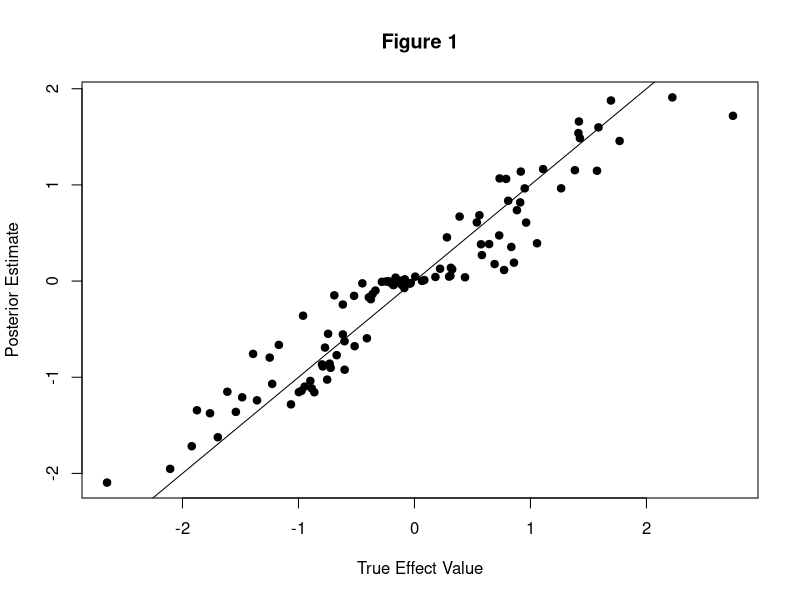
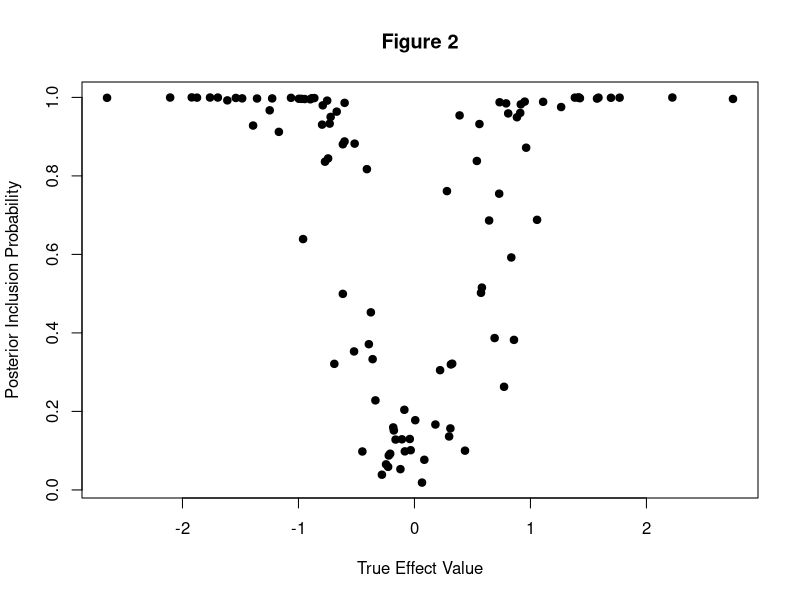
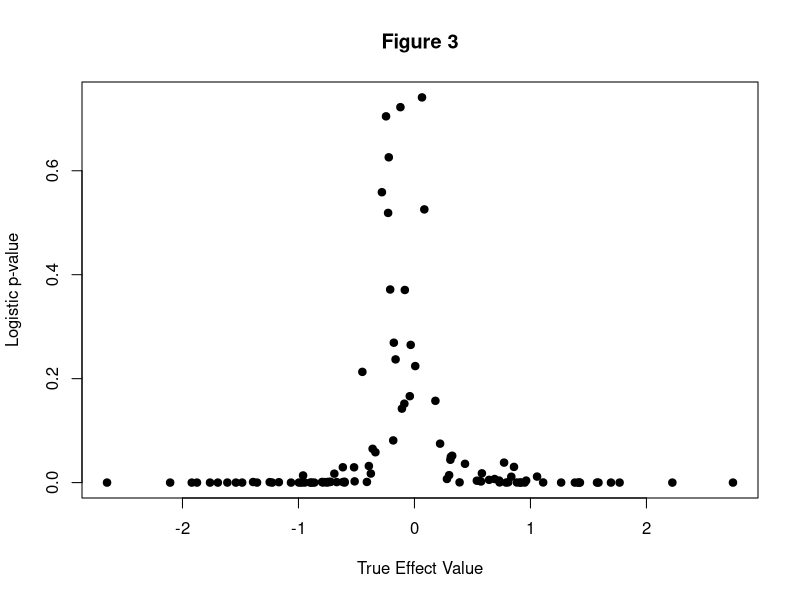
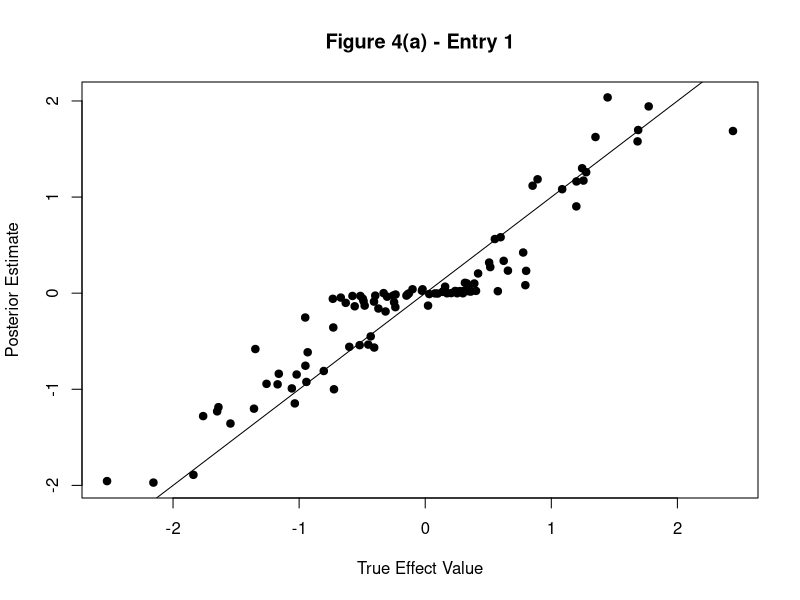
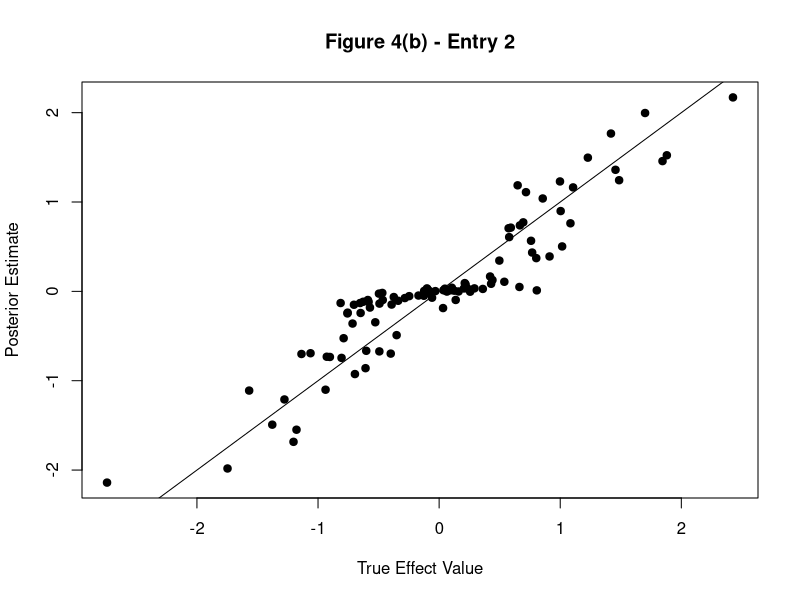
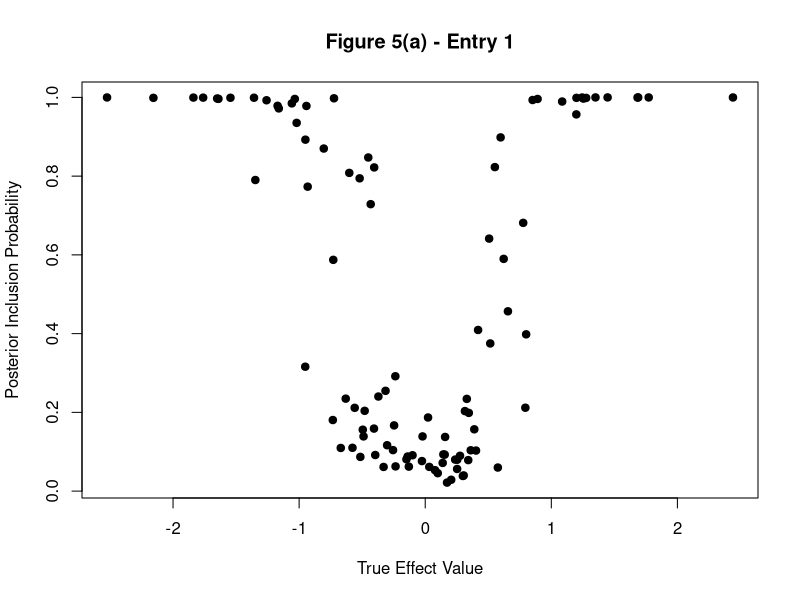
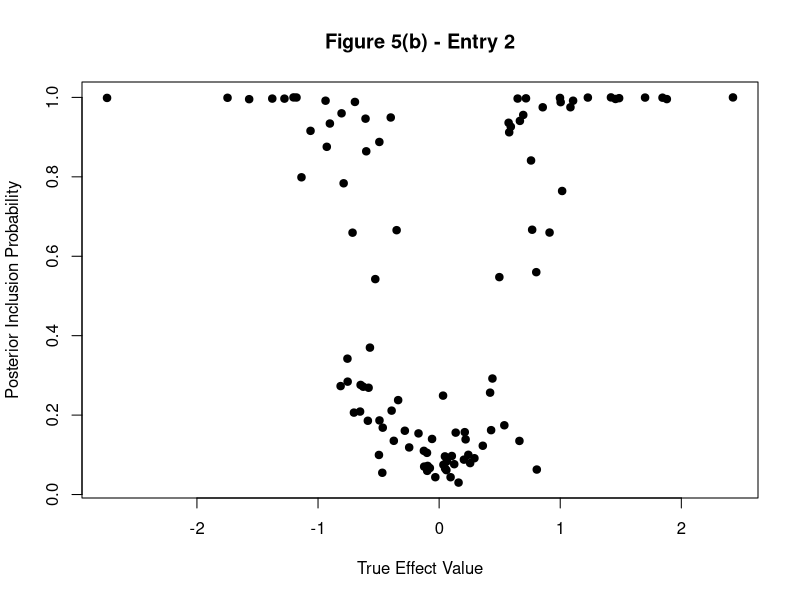
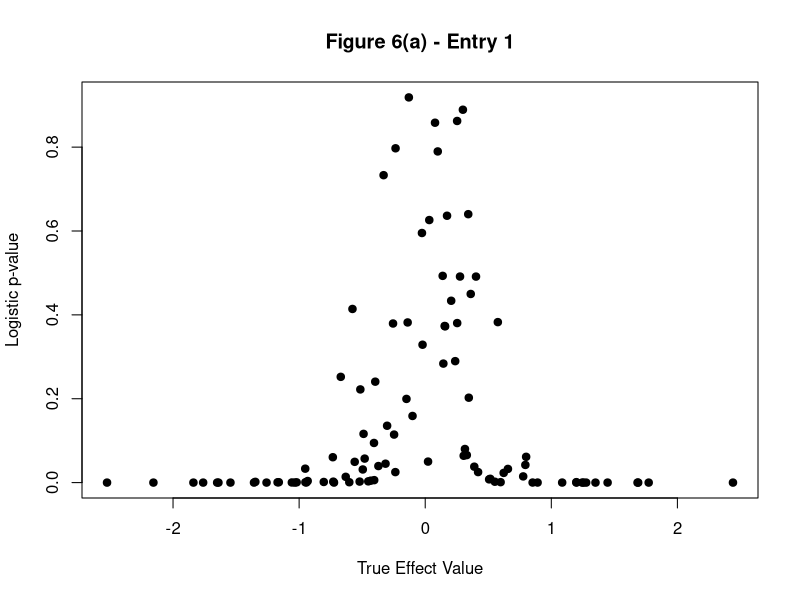

Here is the R script that generated these plots, in order: (Note: this script raises an error after producing the figures.)
## ---- chunk 1
knitr::opts_chunk$set(echo = T, error = T, warning = T, message = F, fig.align = 'center')
## ---- chunk 2
### NOTE: This is basic code, and I did not attempt to mirror the level of numerical sophistication in the susie functions
### If this idea is worth pursuing further, then this code can be improved

susie_logistic = function(Y, X, L = 10, V = 1, prior_weights = NULL, tol = 1e-3, maxit = 1000, intercept = TRUE) {
  
  p = ncol(X)
  n = nrow(X)
  
  # place to store posterior info for each l = 1, ..., L
  post_alpha = matrix(NA, nrow = p, ncol = L)
  post_mu = matrix(NA, nrow = p, ncol = L)
  post_sigma = matrix(NA, nrow = p, ncol = L)
  post_info = list(post_alpha = post_alpha, post_mu = post_mu, post_sigma = post_sigma)

  beta_post_init = matrix(Inf, nrow = p, ncol = L) # initialize
  beta_post_init2 = beta_post_init
  beta_post = matrix(0, nrow = p, ncol = L)
  
  fixed = rep(0, n) # fixed portion, estimated from l' != l other SER models
  
  iter = 0
  while((norm(beta_post - beta_post_init, "1") > tol) & (norm(beta_post - beta_post_init2, "1") > tol)) { # repeat until posterior means converge (ELBO not calculated here, so use this convergence criterion instead)
    beta_post_init2 = beta_post_init # store from 2 iterations ago
    beta_post_init = beta_post
      
    for (l in 1:L) {
      
      # below is old (inefficient) calculation of the fixed portion
      #fixed = rowSums(X %*% beta_post[, -l]) + int.coef # fixed portion from previous estimates (add intercept portion as well)
      fixed = fixed - (X %*% beta_post[, l]) # remove effect from previous iteration
      
      SER_logistric_l = single_effect_regression_logistic(Y, X, V, prior_weights, FALSE, fixed, intercept)
      # store
      post_info$post_alpha[, l] = SER_logistric_l$alpha
      post_info$post_mu[, l] = SER_logistric_l$mu
      post_info$post_sigma[, l] = SER_logistric_l$mu2 - SER_logistric_l$mu^2
      
      # update beta_post
      beta_post[, l] = SER_logistric_l$alpha * SER_logistric_l$mu
      
      fixed = fixed + (X %*% beta_post[, l]) # add back new fixed portion
      
    }
    
    iter = iter + 1
    if (iter > maxit) {
        stop("Maximum number of iterations reached")
    }
    
  }
  
  return(post_info)
  
}


# SER_logistic function
single_effect_regression_logistic = function(Y, X, V, prior_weights = NULL, optimize_V = FALSE, fixed = NULL, intercept = TRUE) {
  p = ncol(X)
  
  betahat = numeric(p)
  shat2 = numeric(p)
  
  if (is.null(fixed)) { # fixed is components from previous SER fits
    fixed = rep(0, length(Y))
  }
  
  # NOTE: could parallelize loop below if desired
  for (j in 1:p) { # logistic regression on each column of X separately
    if (intercept) {
      log.fit = glm(Y ~ X[, j] + 1 + offset(fixed), family = "binomial") # fit w/ intercept
    } else {
      log.fit = glm(Y ~ X[, j] - 1 + offset(fixed), family = "binomial") # fit w/out intercept
    }
    log.fit.coef = summary(log.fit)$coefficients
    # NOTE: coerces "intercept" to be 0 or 1 to grab relevant row of glm coefficient output
    betahat[j] = ifelse(is.na(log.fit.coef[1 + intercept, 1]), 0, log.fit.coef[1 + intercept, 1]) # beta-hat MLE (if na, just set to 0)
    shat2[j] = ifelse(is.na(log.fit.coef[1 + intercept, 2]), Inf, log.fit.coef[1 + intercept, 2]^2) # (std errof beta-hat MLE)^2 (if na, just set to Inf)
  }
  
  if (is.null(prior_weights)) {
    prior_weights = rep(1 / p, p)
  }
  
  if(optimize_V) {
    stop("Optimizing for prior variance not yet implemented for logistic case")
    #if(loglik.grad(0, betahat, shat2, prior_weights) < 0) {
    #  V = 0
    #} else {
    ##V.o = optim(par=log(V),fn=negloglik.logscale,gr = negloglik.grad.logscale,betahat=betahat,shat2=shat2,prior_weights=prior_weights,method="BFGS")
    ##if(V.o$convergence!=0){
    ##  warning("optimization over prior variance failed to converge")
    ##}
    #  V.u = uniroot(negloglik.grad.logscale, c(-10, 10), extendInt = "upX", betahat = betahat, shat2 = shat2, prior_weights = prior_weights)
    #  V = exp(V.u$root)
    #}
  }
  
  lbf = dnorm(betahat, 0, sqrt(V + shat2), log = TRUE) - dnorm(betahat, 0, sqrt(shat2), log = TRUE)
  #log(bf) on each SNP
  
  lbf[is.infinite(shat2)] = 0 # deal with special case of infinite shat2 (eg happens if X does not vary)
  
  maxlbf = max(lbf)
  w = exp(lbf - maxlbf) # w is proportional to BF, but subtract max for numerical stability
  # posterior prob on each SNP
  w_weighted = w * prior_weights
  weighted_sum_w = sum(w_weighted)
  alpha = w_weighted / weighted_sum_w
  post_var = 1 / ((1 / shat2) + (1 / V)) # posterior variance
  post_mean = (1 / shat2) * post_var * betahat # posterior mean
  post_mean2 = post_var + post_mean^2 # posterior second moment
  # BF for single effect model
  lbf_model = maxlbf + log(weighted_sum_w)
  # NOTE: Need to double check below
  loglik = lbf_model + log(1/2)*length(Y) # loglik of 0/1 response Y under p = .5
  return(list(alpha = alpha, mu = post_mean, mu2 = post_mean2, lbf = lbf, lbf_model = lbf_model, V = V, loglik = loglik))
}
## ---- chunk 3
set.seed(1138)

n = 100
p = 10
L = 1
V = 1
beta_true = rep(0, p)

B = 100
b_1s = numeric(B)
susie.fits.easy = list() # logistic SuSiE fits
logistic.fits.easy = list() # logistic regression fits
for (i in 1:B) {
  beta_true[1] = rnorm(1, 0, sqrt(V))
  b_1s[i] = beta_true[1]
  # make independent N(0, 1) covariates
  X = matrix(rnorm(n * p), nrow = n)
  # make response
  Y = rbinom(n, 1, exp(X %*% beta_true) / (1 + exp(X %*% beta_true)))
  susie.fits.easy[[i]] = susie_logistic(Y, X, L, V)
  logistic.fits.easy[[i]] = glm(Y ~ X, family = "binomial")
}
## ---- chunk 4
plot(sapply(susie.fits.easy, function(x) x$post_alpha[1] * x$post_mu[1]) ~ b_1s, xlab = "True Effect Value", ylab = "Posterior Estimate", main = "Figure 1", pch = 19)
abline(0, 1)

plot(sapply(susie.fits.easy, function(x) x$post_alpha[1]) ~ b_1s, xlab = "True Effect Value", ylab = "Posterior Inclusion Probability", main = "Figure 2", pch = 19)
## ---- chunk 5
plot(sapply(logistic.fits.easy, function(x) summary(x)$coefficients[2, 4]) ~ b_1s, xlab = "True Effect Value", ylab = "Logistic p-value", main = "Figure 3", pch = 19)
## ---- chunk 6
set.seed(1138)

n = 100
p = 10
L = 2
V = 1
beta_true = rep(0, p)

B = 100
b_1s = numeric(B)
b_2s = numeric(B)
susie.fits.easy2 = list() # logistic SuSiE fits
logistic.fits.easy2 = list() # logistic regression fits
for (i in 1:B) {
  beta_true[1] = rnorm(1, 0, sqrt(V))
  beta_true[2] = rnorm(1, 0, sqrt(V))
  b_1s[i] = beta_true[1]
  b_2s[i] = beta_true[2]
  # make independent N(0, 1) covariates
  X = matrix(rnorm(n * p), nrow = n)
  # make response
  Y = rbinom(n, 1, exp(X %*% beta_true) / (1 + exp(X %*% beta_true)))
  susie.fits.easy2[[i]] = susie_logistic(Y, X, L, V, maxit = 1000)
  logistic.fits.easy2[[i]] = glm(Y ~ X, family = "binomial")
}
## ---- chunk 7
#est_b1_max = sapply(susie.fits.easy2, function(x) x$post_alpha[1, which.max(x$post_alpha[1, ]) ]* x$post_mu[1, which.max(x$post_alpha[1, ])])

#est_b2_max = sapply(susie.fits.easy2, function(x) x$post_alpha[2, which.max(x$post_alpha[2, ]) ]* x$post_mu[2, which.max(x$post_alpha[2, ])])

est_alpha1_max = sapply(susie.fits.easy2, function(x) max(x$post_alpha[1, ]))

est_alpha2_max = sapply(susie.fits.easy2, function(x) max(x$post_alpha[2, ]))

est_b = sapply(susie.fits.easy2, function(x) rowSums(x$post_alpha * x$post_mu))

plot(est_b[1, ] ~ b_1s, xlab = "True Effect Value", ylab = "Posterior Estimate", main = "Figure 4(a) - Entry 1", pch = 19)
abline(0, 1)

plot(est_b[2, ] ~ b_2s, xlab = "True Effect Value", ylab = "Posterior Estimate", main = "Figure 4(b) - Entry 2", pch = 19)
abline(0, 1)

plot(est_alpha1_max ~ b_1s, xlab = "True Effect Value", ylab = "Posterior Inclusion Probability", main = "Figure 5(a) - Entry 1", pch = 19)

plot(est_alpha2_max ~ b_2s, xlab = "True Effect Value", ylab = "Posterior Inclusion Probability", main = "Figure 5(b) - Entry 2", pch = 19)
## ---- chunk 8
plot(sapply(logistic.fits.easy2, function(x) summary(x)$coefficients[2, 4]) ~ b_1s, xlab = "True Effect Value", ylab = "Logistic p-value", main = "Figure 6(a) - Entry 1", pch = 19)

plot(sapply(logistic.fits.easy2, function(x) summary(x)$coefficients[3, 4]) ~ b_2s, xlab = "True Effect Value", ylab = "Logistic p-value", main = "Figure 6(b) - Entry 2", pch = 19)
## ---- chunk 9
set.seed(1138)

n = 100
p = 10
L = 2
V = 0.5
beta_true = rep(0, p)

B = 100
b_1s = numeric(B)
b_2s = numeric(B)
susie.fits.easy3 = list() # logistic SuSiE fits
regular.susie.fits.easy3 = list() # regular SuSiE fits
for (i in 1:B) {
  beta_true[1] = rnorm(1, 0, sqrt(V))
  beta_true[2] = rnorm(1, 0, sqrt(V))
  b_1s[i] = beta_true[1]
  b_2s[i] = beta_true[2]
  # make independent N(0, 1) covariates
  X = matrix(rnorm(n * p), nrow = n)
  # make response
  Y = rbinom(n, 1, exp(X %*% beta_true) / (1 + exp(X %*% beta_true)))
  susie.fits.easy3[[i]] = susie_logistic(Y, X, L, V, maxit = 1000)
  regular.susie.fits.easy3[[i]] = susie(X, Y, L = 2, scaled_prior_variance = V)
}
## ---- chunk 10
par(mfrow = c(2, 2))
# logistic SuSiE
est_b_log = sapply(susie.fits.easy3, function(x) rowSums(x$post_alpha * x$post_mu))

plot(est_b_log[1, ] ~ b_1s, xlab = "True Effect Value", ylab = "Posterior Estimate", main = "Figure 7(a) - Logistic Entry 1", pch = 19)
abline(0, 1)

plot(est_b_log[2, ] ~ b_2s, xlab = "True Effect Value", ylab = "Posterior Estimate", main = "Figure 7(b) - Logistic Entry 2", pch = 19)
abline(0, 1)

# regular SuSiE
est_b_reg = sapply(regular.susie.fits.easy3, function(x) colSums(x$alpha * x$mu))

plot(est_b_reg[1, ] ~ b_1s, xlab = "True Effect Value", ylab = "Posterior Estimate", main = "Figure 8(a) - Regular Entry 1", pch = 19)
abline(0, 1)

plot(est_b_reg[2, ] ~ b_2s, xlab = "True Effect Value", ylab = "Posterior Estimate", main = "Figure 8(b) - Regular Entry 2", pch = 19)
abline(0, 1)
par(mfrow = c(1, 1))
## ---- chunk 11
par(mfrow = c(2, 2))
# logistic SuSiE
est_alpha1_max_log = sapply(susie.fits.easy3, function(x) max(x$post_alpha[1, ]))

est_alpha2_max_log = sapply(susie.fits.easy3, function(x) max(x$post_alpha[2, ]))

plot(est_alpha1_max_log ~ b_1s, xlab = "True Effect Value", ylab = "Posterior Inclusion Probability", main = "Figure 9(a) - Logistic Entry 1", pch = 19)

plot(est_alpha2_max_log ~ b_2s, xlab = "True Effect Value", ylab = "Posterior Inclusion Probability", main = "Figure 9(b) - Logistic Entry 2", pch = 19)

# regular SuSiE
est_alpha1_max_reg = sapply(regular.susie.fits.easy3, function(x) max(x$alpha[, 1]))

est_alpha2_max_reg = sapply(regular.susie.fits.easy3, function(x) max(x$alpha[, 2]))

plot(est_alpha1_max_reg ~ b_1s, xlab = "True Effect Value", ylab = "Posterior Inclusion Probability", main = "Figure 10(a) - Regular Entry 1", pch = 19)

plot(est_alpha2_max_reg ~ b_2s, xlab = "True Effect Value", ylab = "Posterior Inclusion Probability", main = "Figure 10(b) - Regular Entry 2", pch = 19)
par(mfrow = c(1, 1))
## ---- chunk 12
### TEST susie_logistic
set.seed(1138)

n = 100
p = 10
L = 3
pi = rep(1 / p, p) # prior weights
V = 5 # prior variance

beta_true = rep(0, p)
for (l in 1:L) {
  b_l = rnorm(1, 0, sqrt(V))
  gamma_l = rmultinom(1, 1, pi)
  beta_l = b_l * gamma_l
  beta_true = beta_true + beta_l
}

# simulate data, induce correlations
X = matrix(rnorm(n*p, 0, 1), nrow = n, ncol = p)
X[, 2] = X[, 3]
X[, 7] = X[, 6]

# make response
Y = rbinom(n, 1, exp(X %*% beta_true + 2) / (1 + exp(X %*% beta_true + 2)))

susie.logistic.fit = susie_logistic(Y, X, L, V)
## ---- chunk 13
plot(beta_true, ylab = "True Value", main = "Figure 1", pch = 19)
## ---- chunk 14
b_1_post = susie.logistic.fit$post_mu[, 1] * susie.logistic.fit$post_alpha[, 1]
b_2_post = susie.logistic.fit$post_mu[, 2] * susie.logistic.fit$post_alpha[, 2]
b_3_post = susie.logistic.fit$post_mu[, 3] * susie.logistic.fit$post_alpha[, 3]

plot(b_1_post, ylab = "Posterior Mean Value", main = "Figure 12(a)", pch = 19)
plot(b_2_post, ylab = "Posterior Mean Value", main = "Figure 12(b)", pch = 19)
plot(b_3_post, ylab = "Posterior Mean Value", main = "Figure 12(c)", pch = 19)
## ---- chunk 15
plot(susie.logistic.fit$post_alpha[, 1], ylab = "Posterior Inclusion Probability", main = "Figure 13(a)", pch = 19)
plot(susie.logistic.fit$post_alpha[, 2], ylab = "Posterior Inclusion Probability", main = "Figure 13(b)", pch = 19)
plot(susie.logistic.fit$post_alpha[, 3], ylab = "Posterior Inclusion Probability", main = "Figure 13(c)", pch = 19)
## ---- chunk 16
set.seed(1138)

n = 1000
p = 100
L = 10
pi = rep(1 / p, p) # prior weights
V = 5 # prior variance

beta_true = rep(0, p)
for (l in 1:L) {
  b_l = rnorm(1, 0, sqrt(V))
  gamma_l = rmultinom(1, 1, pi)
  beta_l = b_l * gamma_l
  beta_true = beta_true + beta_l
}

# simulate data, induce correlations
X = matrix(rnorm(n*p, 0, 1), nrow = n, ncol = p)
X[, 2] = X[, 1]
X[, 88] = X[, 87]
X[, 89] = runif(n, -1, -.7) * X[, 87]

# make response
Y = rbinom(n, 1, exp(X %*% beta_true + 2) / (1 + exp(X %*% beta_true + 2)))

susie.logistic.fit = susie_logistic(Y, X, L, V)
## ---- chunk 17
plot(beta_true[beta_true == 0] ~ which(beta_true == 0), xlim = c(0, 101), ylim = range(beta_true) + c(-.1, .1), xlab = "Index", ylab = "True Value", main = "Figure 14", pch = 19)
text(which(beta_true != 0), beta_true[beta_true != 0], labels = which(beta_true != 0))
## ---- chunk 18
par(mfrow = c(5, 2))
for (l in 1:L) {
  b_l_post = susie.logistic.fit$post_mu[, l] * susie.logistic.fit$post_alpha[, l]
  plot(b_l_post[abs(b_l_post) < .01] ~ which(abs(b_l_post) < .01), xlim = c(0, 101), ylim = range(b_l_post) + c(-.1, .1), xlab = "Index", ylab = "Posterior Mean Value", main = paste("Figure 15(", letters[l], ")", sep = ""), pch = 19)
  text(which(abs(b_l_post) >= .01), b_l_post[abs(b_l_post) >= .01], labels = which(abs(b_l_post) >= .01))
}
par(mfrow = c(1, 1))
## ---- chunk 19
par(mfrow = c(5, 2))
for (l in 1:L) {
  alpha_l = susie.logistic.fit$post_alpha[, l]
  plot(alpha_l[alpha_l < .01] ~ which(alpha_l < .01), xlim = c(0, 101), ylim = c(0, 1), xlab = "Index", ylab = "Posterior Inclusion Probability", main = paste("Figure 16(", letters[l], ")", sep = ""), pch = 19)
  text(which(alpha_l >= .01), alpha_l[alpha_l >= .01], labels = which(alpha_l >= .01))
}
par(mfrow = c(1, 1))
## ---- chunk 20
set.seed(1138)
B = 10 # times to repeat at each noise level

n = 1000
p = 10
L = 1

X = matrix(rnorm(n*p, 0, 1), nrow = n, ncol = p)
X[, 5] = runif(n, .7, 1) * X[, 1]

X = apply(X, MARGIN = 2, function(x) x - mean(x))
X = apply(X, MARGIN = 2, function(x) x / norm(x, "2"))

beta_true = rep(0, p)

Vs = c(1, 5, 10, 25, 50)
beta_true_1 = matrix(nrow = length(Vs), ncol = B)
susie.logistic.list = list()
for (i in 1:length(Vs)) {
  V = Vs[i]
  susie.logistic.list[[i]] = list()
  names(susie.logistic.list)[i] = paste("Vs_", V, sep = "")
  for (j in 1:B) {
    beta_true[1] = rnorm(1, 0, sqrt(V))
    Y = rbinom(n, 1, exp(X %*% beta_true) / (1 + exp(X %*% beta_true)))
    susie.logistic.list[[i]][[j]] = susie_logistic(Y, X, L, V)
    beta_true_1[i, j] = beta_true[1]
  }
}

par(mfrow = c(5, 2))
for (i in 1:length(Vs)) {
  V = Vs[i]
  for (j in 1:B) {
    a_l_post = susie.logistic.list[[i]][[j]]$post_alpha[, 1]
    b_l_post = susie.logistic.list[[i]][[j]]$post_mu[, 1] * a_l_post
    plot(b_l_post[abs(a_l_post) < .05] ~ which(abs(a_l_post) < .05), xlim = c(1, 10), ylim = range(b_l_post) + c(-.1, .1), xlab = "Index", ylab = "Posterior Mean Value", main = paste("True effect 1: ", round(beta_true_1[i, j], 2), " ::: Signal Level: ", round(V, 2), sep = ""), pch = 19)
    text(which(abs(a_l_post) >= .05), b_l_post[abs(a_l_post) >= .05], labels = which(abs(a_l_post) >= .05))
  }
}
par(mfrow = c(1, 1))


par(mfrow = c(5, 2))
for (i in 1:length(Vs)) {
  V = Vs[i]
  for (j in 1:B) {
    a_l_post = susie.logistic.list[[i]][[j]]$post_alpha[, 1]
    plot(a_l_post[abs(a_l_post) < .05] ~ which(abs(a_l_post) < .05), xlim = c(1, 10), ylim = c(0, 1), xlab = "Index", ylab = "Posterior Inclusion Probability", main = paste("True effect 1: ", round(beta_true_1[i, j], 2), " ::: Signal Level: ", round(V, 2), sep = ""), pch = 19)
    text(which(abs(a_l_post) >= .05), a_l_post[abs(a_l_post) >= .05], labels = which(abs(a_l_post) >= .05))
  }
}
par(mfrow = c(1, 1))
## ---- chunk 21
set.seed(1138)
B = 10 # times to repeat at each noise level

n = 1000
p = 10
L = 1

X = matrix(rbinom(n * p, 2, runif(n * p)), nrow = n, ncol = p)
copy_ind = runif(n, 0, 1) <= 0.9
X[copy_ind, 5] = X[copy_ind, 1]

beta_true = rep(0, p)

Vs = 1:5
beta_true_1 = matrix(nrow = length(Vs), ncol = B)
susie.logistic.list = list()
for (i in 1:length(Vs)) {
  V = Vs[i]
  susie.logistic.list[[i]] = list()
  names(susie.logistic.list)[i] = paste("Vs_", V, sep = "")
  for (j in 1:B) {
    beta_true[1] = rnorm(1, 0, sqrt(V))
    Y = rbinom(n, 1, exp(X %*% beta_true) / (1 + exp(X %*% beta_true)))
    susie.logistic.list[[i]][[j]] = susie_logistic(Y, X, L, V)
    beta_true_1[i, j] = beta_true[1]
  }
}

par(mfrow = c(5, 2))
for (i in 1:length(Vs)) {
  V = Vs[i]
  for (j in 1:B) {
    a_l_post = susie.logistic.list[[i]][[j]]$post_alpha[, 1]
    b_l_post = susie.logistic.list[[i]][[j]]$post_mu[, 1] * a_l_post
    plot(b_l_post[abs(a_l_post) < .05] ~ which(abs(a_l_post) < .05), xlim = c(1, 10), ylim = range(b_l_post) + c(-.1, .1), xlab = "Index", ylab = "Posterior Mean Value", main = paste("True effect 1: ", round(beta_true_1[i, j], 2), " ::: Signal Level: ", round(V, 2), sep = ""), pch = 19)
    text(which(abs(a_l_post) >= .05), b_l_post[abs(a_l_post) >= .05], labels = which(abs(a_l_post) >= .05))
  }
}
par(mfrow = c(1, 1))


par(mfrow = c(5, 2))
for (i in 1:length(Vs)) {
  V = Vs[i]
  for (j in 1:B) {
    a_l_post = susie.logistic.list[[i]][[j]]$post_alpha[, 1]
    plot(a_l_post[abs(a_l_post) < .05] ~ which(abs(a_l_post) < .05), xlim = c(1, 10), ylim = c(0, 1), xlab = "Index", ylab = "Posterior Inclusion Probability", main = paste("True effect 1: ", round(beta_true_1[i, j], 2), " ::: Signal Level: ", round(V, 2), sep = ""), pch = 19)
    text(which(abs(a_l_post) >= .05), a_l_post[abs(a_l_post) >= .05], labels = which(abs(a_l_post) >= .05))
  }
}
par(mfrow = c(1, 1))
